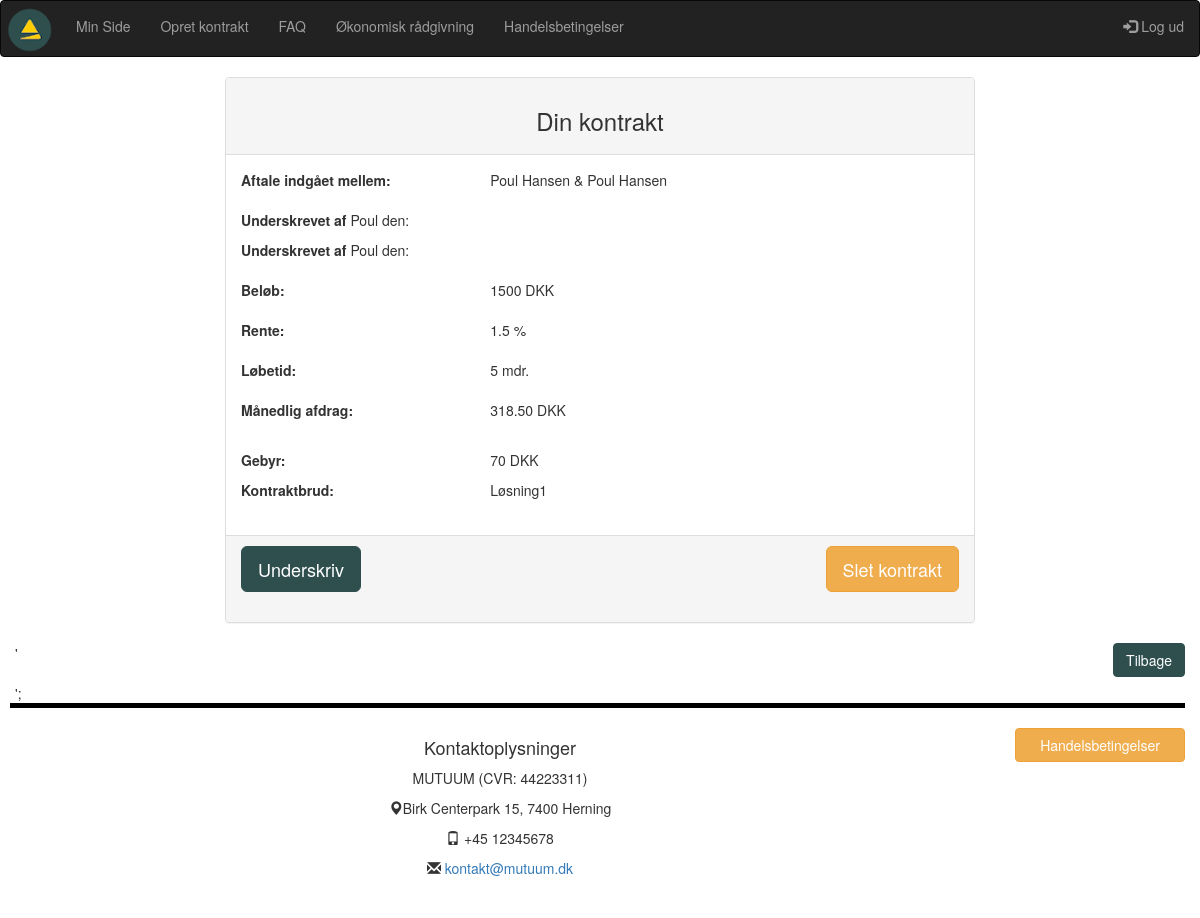
Page /VisKontrakt.php?kontrakt_id2=10 (signed in) on the earlier database version.
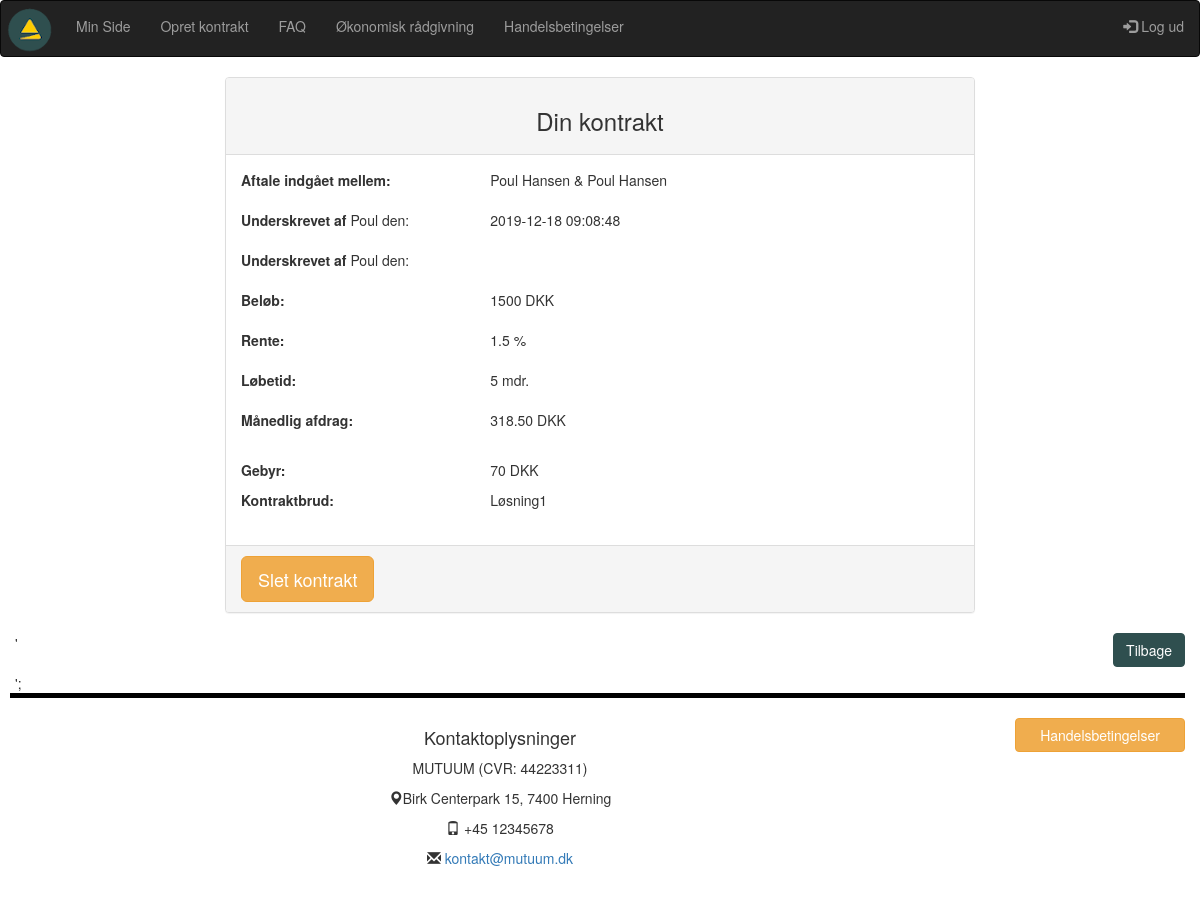
Same page on the later database version.
### tables this page shows
CREATE TABLE `kontrakt` (
  `kontrakt_id` int(10) NOT NULL,
  `oprettetaf` int(10) NOT NULL,
  `laangiver_user_id` int(10) NOT NULL,
  `laantager_user_id` int(10) NOT NULL,
  `kontraktbrud_id` tinyint(4) NOT NULL,
  `rente_id` tinyint(4) NOT NULL,
  `beloeb_id` tinyint(4) NOT NULL,
  `bindingsperiode_id` tinyint(4) NOT NULL,
  `maanedlig_afdrag` float(15,10) NOT NULL,
  `laangiver_underskrift_id` varchar(40) DEFAULT NULL,
  `reg_underskrift_1` timestamp NULL DEFAULT NULL,
  `laantager_underskrift_id` varchar(40) DEFAULT NULL,
  `reg_underskrift_2` timestamp NULL DEFAULT NULL,
  `gebyr_id` tinyint(4) NOT NULL,
  `reg` datetime NOT NULL DEFAULT current_timestamp(),
  `value` int(11) DEFAULT 1
);

CREATE TABLE `users` (
  `user_id` int(10) NOT NULL,
  `fornavn` varchar(40) NOT NULL,
  `efternavn` varchar(40) NOT NULL,
  `mobil` int(12) NOT NULL,
  `mail` varchar(80) NOT NULL,
  `password` varchar(200) NOT NULL
);

CREATE TABLE `beloeb` (
  `beloeb_id` tinyint(4) NOT NULL,
  `beloeb` int(10) NOT NULL,
  `enhed_key` varchar(11) NOT NULL DEFAULT '1'
);

CREATE TABLE `rente` (
  `rente_id` tinyint(4) NOT NULL,
  `rente` float NOT NULL,
  `enhed_key` varchar(11) NOT NULL DEFAULT '2'
);

CREATE TABLE `bindingsperiode` (
  `bindingsperiode_id` tinyint(4) NOT NULL,
  `loebetid` int(4) NOT NULL,
  `enhed_key` varchar(11) NOT NULL
);

CREATE TABLE `enhedstabel` (
  `enhed_key` tinyint(4) NOT NULL,
  `enhed` varchar(11) NOT NULL
);

CREATE TABLE `stiftelsesgebyr` (
  `gebyr_id` tinyint(4) NOT NULL,
  `gebyr` int(10) NOT NULL
);

CREATE TABLE `kontraktbrud` (
  `kontraktbrud_id` tinyint(4) NOT NULL,
  `brud` varchar(80) NOT NULL
);

### VisKontrakt.php (the view, shortened to what the changed rows need)
<?php
require_once("includes/header.php");
$user_id = $_SESSION['user_id'];
$kontrakt_id2 = $_GET['kontrakt_id2'];
$query = "SELECT * FROM kontrakt WHERE kontrakt_id = '$kontrakt_id2'";
$result = mysqli_query($con, $query);
if (!$result) die(mysqli_error($con));
else {
	$rows =mysqli_num_rows($result);
	if ($rows > 0) {
		while($row = mysqli_fetch_assoc($result)) {
			$oprettetaf = $row['oprettetaf'];
			$laangiver_user_id = $row['laangiver_user_id'];
			$laantager_user_id = $row['laantager_user_id'];
			$laangiver_underskrift_id = $row['laangiver_underskrift_id'];
			$laantager_underskrift_id = $row['laantager_underskrift_id'];
			$kontraktbrud_id = $row['kontraktbrud_id'];
			$rente_id = $row['rente_id'];
			$beloeb_id = $row['beloeb_id'];
			$bindingsperiode_id = $row['bindingsperiode_id'];
			$maanedlig_ad = $row['maanedlig_afdrag'];
            $maanedlig_afdrag = number_format(round($maanedlig_ad, 2), 2);
			$reg_underskrift_1 = $row['reg_underskrift_1'];
			$gebyr_id = $row['gebyr_id'];
			$value_kont = $row['value'];
            $query1 = "SELECT fornavn, efternavn FROM users WHERE user_id = '$laangiver_user_id'";
                    $result1 = mysqli_query($con, $query1);
                    $row1 = mysqli_fetch_assoc($result1);
                    $laangiver_fornavn = $row1['fornavn'];
                    $laangiver_efternavn = $row1['efternavn'];
            $query5 = "SELECT fornavn, efternavn FROM users WHERE user_id = '$laantager_user_id'";
                    $result5 = mysqli_query($con, $query5);
                    $row5 = mysqli_fetch_assoc($result5);
                    $laantager_fornavn = $row5['fornavn'];
                    $laantager_efternavn = $row5['efternavn'];
$querylog = "SELECT user_id, mail, fornavn, efternavn, mobil FROM users WHERE user_id = '$user_id'";
$resultlog = mysqli_query($con, $querylog);
$rowslog = mysqli_num_rows($resultlog);
if($rowslog > 0) {
while($rowlog = mysqli_fetch_assoc($resultlog)) {
$user_idlog = $rowlog['user_id'];
}
}
if ($user_idlog == $oprettetaf) {
$owner = 'Yes';
}
else if($user_idlog != $oprettetaf) {
$owner = 'No';
}
$querybeloeb = "SELECT * FROM beloeb WHERE beloeb_id = '$beloeb_id'";
$resultb = mysqli_query($con, $querybeloeb);
if (!$resultb) die(mysqli_error($con));
else {
$rowsb = mysqli_num_rows($resultb);
if ($rowsb > 0) {
while($rowb = mysqli_fetch_assoc($resultb)) {
$beloebValue = $rowb['beloeb'];
}
}
$queryk = "SELECT * FROM kontraktbrud WHERE kontraktbrud_id = '$kontraktbrud_id'";
$resultk = mysqli_query($con, $queryk);
if (!$resultk) die(mysqli_error($con));
else {
$rowsk = mysqli_num_rows($resultk);
if ($rowsk > 0) {
while($rowk = mysqli_fetch_assoc($resultk)) {
$brud = $rowk['brud'];
}
}
$queryr = "SELECT * FROM rente WHERE rente_id = '$rente_id'";
$resultr = mysqli_query($con, $queryr);
if (!$resultr) die(mysqli_query($con, $queryr));
else {
$rows = mysqli_num_rows($resultr);
if ($rows > 0) {
while($rowr = mysqli_fetch_assoc($resultr)) {
$rente = $rowr['rente'];
}
}
}
$querybind = "SELECT * FROM bindingsperiode WHERE bindingsperiode_id = '$bindingsperiode_id'";
$resultbin = mysqli_query($con, $querybind);
if (!$resultbin) die(mysqli_error($con));
else {
$rowsbin = mysqli_num_rows($resultbin);
if ($rowsbin > 0) {
while($rowbin = mysqli_fetch_assoc($resultbin)) {
$loebetid = $rowbin['loebetid'];
$keytid = $rowbin['enhed_key'];
$unitr = "SELECT * FROM enhedstabel WHERE enhed_key = '$keytid'";
$resun = mysqli_query($con, $unitr);
if (!$resun) die(mysqli_error($con, $unitr));
else {
$key = mysqli_fetch_assoc($resun);
$enhedtid = $key['enhed'];
}
}
}
}
$querygeb = "SELECT * FROM stiftelsesgebyr WHERE gebyr_id = '$gebyr_id'";
$resultgeb = mysqli_query($con, $querygeb);
if (!$resultgeb) die(mysqli_error($con));
else {
$rowgeb = mysqli_fetch_assoc($resultgeb);
$gebyr = $rowgeb['gebyr'];
}
}
?>
<br>
<div class="container-fluid">
    <div class="panel panel-default lasseMargin">
        <div class="panel-heading text-center">
            <h3>Din kontrakt</h3>
        </div>
        <div class="panel-body">
            <div class="row">
                <div class="col-4 col-xs-4 col-sm-4 col-lg-4 col-xl-4">
                    <p><strong>Aftale indgået mellem:</strong></p>
                </div>
                <div class="col-8 col-xs-8 col-sm-8 col-lg-8 col-xl-8">
                    <div><?php echo $laangiver_fornavn; ?> <?php echo $laangiver_efternavn; ?> &amp; <?php echo $laantager_fornavn; ?> <?php echo $laantager_efternavn; ?></div>
                    <br>
                </div>
            </div>
            <div class="row">
                <div class="col-4 col-xs-4 col-sm-4 col-lg-4 col-xl-4">
                    <p><strong>Underskrevet af</strong> <?php echo $laangiver_fornavn; ?> den: </p>
                </div>
                <div class="col-8 col-xs-8 col-sm-8 col-lg-8 col-xl-8">
                    <div><?php  echo $reg_underskrift_1; ?>
                    </div><br>
                </div>
            </div>
            <div class="row">
                <div class="col-4 col-xs-4 col-sm-4 col-lg-4 col-xl-4">
                    <p><strong>Underskrevet af</strong> <?php echo $laantager_fornavn; ?> den: </p>
                </div>
                <div class="col-8 col-xs-8 col-sm-8 col-lg-8 col-xl-8">
                    <br><br>
                </div>
            </div>
                <div class="row">
                    <div class="col-4 col-xs-4 col-sm-4 col-lg-4 col-xl-4">
                        <p><strong>Beløb:</strong></p>
                    </div>
                    <div class="col-8 col-xs-8 col-sm-8 col-lg-8 col-xl-8">
                        <div><?php echo $beloebValue;?> DKK</div>
                        <br>
                    </div>
                    </div>
                    <div class="row">
                    <div class="col-4 col-xs-4 col-sm-4 col-lg-4 col-xl-4">
                        <p><strong>Rente:</strong></p>
                    </div>
                    <div class="col-8 col-xs-8 col-sm-8 col-lg-8 col-xl-8">
                        <div><?php echo $rente;?> %</div>
                        <br>
                    </div>
                </div>
                <div class="row">
                    <div class="col-4 col-xs-4 col-sm-4 col-lg-4 col-xl-4">
                        <p><strong>Løbetid:</strong></p>
                    </div>
                    <div class="col-8 col-xs-8 col-sm-8 col-lg-8 col-xl-8">
                        <div><?php echo $loebetid;?> <?php echo $enhedtid; ?></div>
                        <br>
                    </div>
                </div>
                    <div class="row">
                    <div class="col-4 col-xs-4 col-sm-4 col-lg-4 col-xl-4">
                        <p><strong>Månedlig afdrag:</strong></p>
                    </div>
                    <div class="col-8 col-xs-8 col-sm-8 col-lg-8 col-xl-8">
                        <div><?php echo $maanedlig_afdrag;?> DKK</div>
                    </div>
                </div>
                <br>
                <div class="row">
                <div class="col-4 col-xs-4 col-sm-4 col-lg-4 col-xl-4">
                <p><strong>Gebyr:</strong></p>
                </div>
                <div class="col-8 col-xs-8 col-sm-8 col-lg-8 col-xl-8">
                <p><?php echo $gebyr; ?> DKK</p>
                </div>
                </div>
                <div class="row">
                    <div class="col-4 col-xs-4 col-sm-4 col-lg-4 col-xl-4">
                        <p><strong>Kontraktbrud:</strong></p>
                    </div>
                    <div class="col-8 col-xs-8 col-sm-8 col-lg-8 col-xl-8">
                        <div><?php echo $brud;?></div>
                        <br>
                    </div>
                </div>
            </div>
        <div class="panel-footer">
         <?php
            if($value_kont == '2' && $owner == 'No') {
                echo    '<a href="nemid.php?kontrakt_id2=' .                 $kontrakt_id2 .'">
                        <button class="btn btn-warning btn-lg">Underskriv</button></a>
                        <br><br>';
            }
            else if (($value_kont == '1' && $owner == 'Yes' && $laantager_underskrift_id == '1') || ($value_kont == '1' && $owner == 'Yes' && $laangiver_underskrift_id == '1')) {
                echo    '<a href="nemid.php?kontrakt_id2=' . $kontrakt_id2 .'">
                        <button class="btn btn-warning mutuumknap btn-lg">Underskriv</button></a>
                        <a href="sletkontrakt.php?kontrakt_id2=' . $kontrakt_id2 .'">
                        <button class="btn btn-warning btn-lg pull-right">Slet kontrakt</button></a>
                        <br><br>';
            }
            else if($value_kont == '2' && $owner == 'Yes') {
                echo    '<a href="sletkontrakt.php?kontrakt_id2=' .         $kontrakt_id2 . '">
                        <button class="btn btn-warning btn-lg">Slet kontrakt</button></a>
                        ';
            }
            else if ($value_kont == '3') {
                echo    '
                        <br><br>';
            }
            ?>
        </div>
    </div>
    '<a href="minside.php">
    <button class="btn btn-warning mutuumknap pull-right"> Tilbage</button></a>
    <br><br>';
</div>
<?php
}
                }
            }
        }
require_once("includes/footer.php");

Differences in the rows shown:
changed kontrakt "Poul": reg_underskrift_1 (not shown) → "2019-12-18 09:08:48"; no longer shows "Underskriv"
